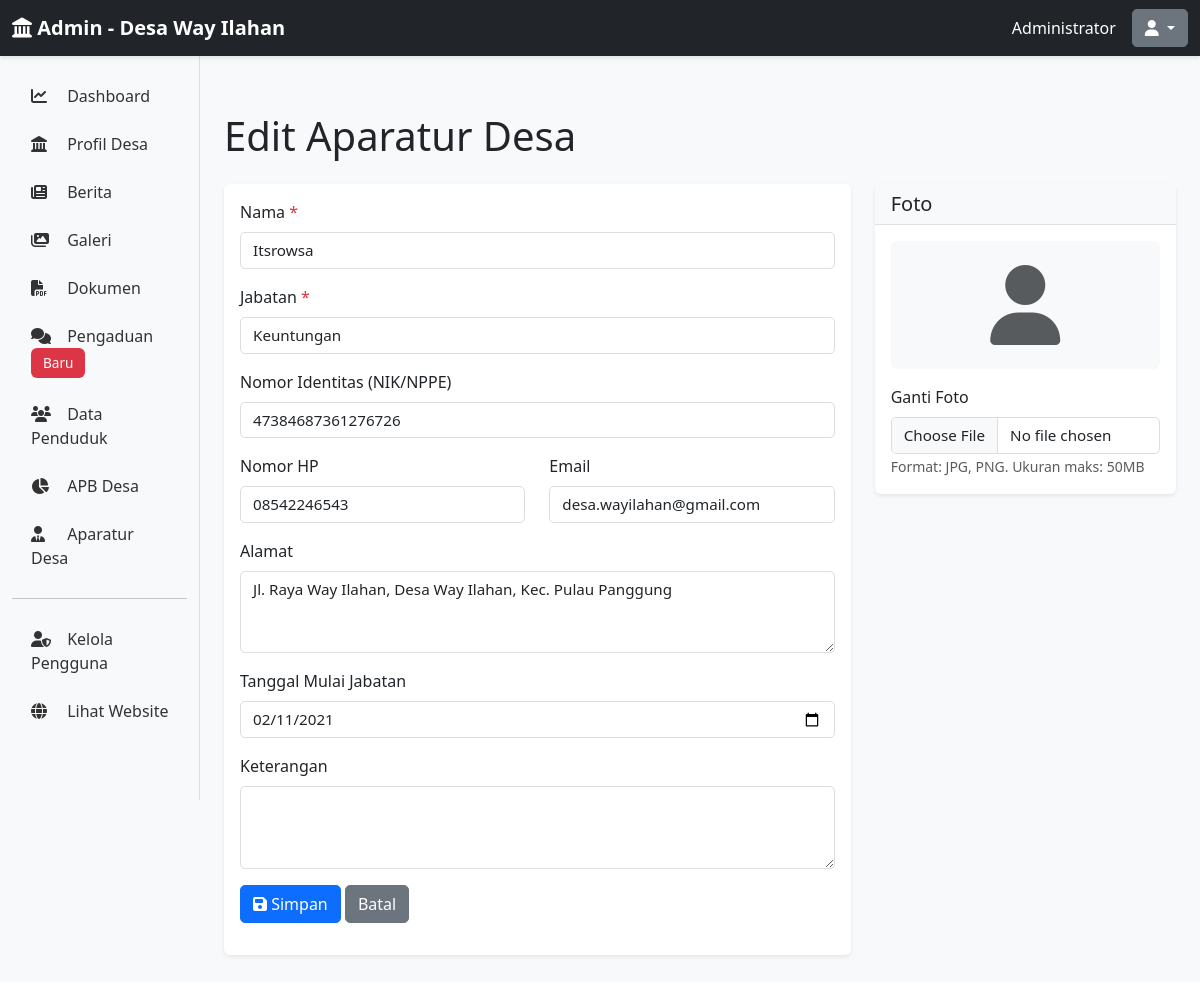
The page /admin/aparatur/5/edit (signed in) on the database its author committed.
### app/models.py (models this page shows, shortened)
class Admin(UserMixin, db.Model):
    id = db.Column(db.Integer, primary_key=True)
    username = db.Column(db.String(80), unique=True, nullable=False, index=True)
    email = db.Column(db.String(120), unique=True, nullable=False, index=True)
    password_hash = db.Column(db.String(255), nullable=False)
    full_name = db.Column(db.String(120), nullable=False)
    is_active = db.Column(db.Boolean, default=True)
    created_at = db.Column(db.DateTime, default=datetime.utcnow)
    last_login = db.Column(db.DateTime)

class AparaturDesa(db.Model):
    id = db.Column(db.Integer, primary_key=True)
    nama = db.Column(db.String(120), nullable=False)
    jabatan = db.Column(db.String(100), nullable=False)
    nomor_identitas = db.Column(db.String(50))
    alamat = db.Column(db.Text)
    nomor_hp = db.Column(db.String(20))
    email = db.Column(db.String(120))
    foto = db.Column(db.String(255))
    tanggal_mulai_jabatan = db.Column(db.Date)
    keterangan = db.Column(db.Text)

### app/routes.py (the view, shortened to what this page needs)
@admin_bp.route('/aparatur/<int:id>/edit', methods=['GET', 'POST'])
@login_required
def edit_aparatur(id):
    aparatur = AparaturDesa.query.get_or_404(id)
    return render_template('admin/aparatur/form.html', aparatur=aparatur, action='Edit')

### app/templates/admin/aparatur/form.html (shortened to what this page needs)
{% extends "admin/base.html" %}
{% block content %}
<h1 class="mt-4 mb-4">{{ action }} Aparatur Desa</h1>
<div class="row">
    <div class="col-lg-8">
        <form method="POST" enctype="multipart/form-data">
            <div class="card">
                <div class="card-body">
                    <div class="mb-3">
                        <label for="nama" class="form-label">Nama <span class="text-danger">*</span></label>
                        <input type="text" class="form-control" id="nama" name="nama" value="{{ form_data.get('nama') if form_data else (aparatur.nama if aparatur else '') }}" required>
                    </div>
                    <div class="mb-3">
                        <label for="jabatan" class="form-label">Jabatan <span class="text-danger">*</span></label>
                        <input type="text" class="form-control" id="jabatan" name="jabatan" value="{{ form_data.get('jabatan') if form_data else (aparatur.jabatan if aparatur else '') }}" required>
                    </div>
                    <div class="mb-3">
                        <label for="nomor_identitas" class="form-label">Nomor Identitas (NIK/NPPE)</label>
                        <input type="text" class="form-control" id="nomor_identitas" name="nomor_identitas" value="{{ form_data.get('nomor_identitas') if form_data else (aparatur.nomor_identitas if aparatur else '') }}">
                    </div>
                    <div class="row">
                        <div class="col-md-6 mb-3">
                            <label for="nomor_hp" class="form-label">Nomor HP</label>
                            <input type="tel" class="form-control" id="nomor_hp" name="nomor_hp" value="{{ form_data.get('nomor_hp') if form_data else (aparatur.nomor_hp if aparatur else '') }}">
                        </div>
                        <div class="col-md-6 mb-3">
                            <label for="email" class="form-label">Email</label>
                            <input type="email" class="form-control" id="email" name="email" value="{{ form_data.get('email') if form_data else (aparatur.email if aparatur else '') }}">
                        </div>
                    </div>
                    <div class="mb-3">
                        <label for="alamat" class="form-label">Alamat</label>
                        <textarea class="form-control" id="alamat" name="alamat" rows="3">{{ form_data.get('alamat') if form_data else (aparatur.alamat if aparatur else '') }}</textarea>
                    </div>
                    <div class="mb-3">
                        <label for="tanggal_mulai_jabatan" class="form-label">Tanggal Mulai Jabatan</label>
                        <input type="date" class="form-control" id="tanggal_mulai_jabatan" name="tanggal_mulai_jabatan" value="{{ form_data.get('tanggal_mulai_jabatan') if form_data else (aparatur.tanggal_mulai_jabatan.strftime('%Y-%m-%d') if aparatur and aparatur.tanggal_mulai_jabatan else '') }}">
                    </div>
                    <div class="mb-3">
                        <label for="keterangan" class="form-label">Keterangan</label>
                        <textarea class="form-control" id="keterangan" name="keterangan" rows="3">{{ form_data.get('keterangan') if form_data else (aparatur.keterangan if aparatur else '') }}</textarea>
                    </div>
                    <div class="mb-3">
                        <button type="submit" class="btn btn-primary">
                            <i class="fas fa-save"></i> Simpan
                        </button>
                        <a href="{{ url_for('admin.kelola_aparatur') }}" class="btn btn-secondary">Batal</a>
                    </div>
                </div>
            </div>
        </form>
    </div>
    <div class="col-lg-4">
        <div class="card">
            <div class="card-header">
                <h5 class="mb-0">Foto</h5>
            </div>
            <div class="card-body">
                {% if aparatur and aparatur.foto %}
                <img src="{{ url_for('static', filename='uploads/' + aparatur.foto) }}" class="img-fluid rounded mb-3" alt="{{ aparatur.nama }}">
                <p class="small text-muted">Foto saat ini: {{ aparatur.foto }}</p>
                {% else %}
                <div class="bg-light p-4 rounded text-center mb-3">
                    <i class="fas fa-user fa-5x text-muted"></i>
                </div>
                {% endif %}
                <label for="foto" class="form-label">Ganti Foto</label>
                <input type="file" class="form-control" id="foto" name="foto" accept="image/*">
                <small class="text-muted">Format: JPG, PNG. Ukuran maks: 50MB</small>
            </div>
        </div>
    </div>
</div>
{% endblock %}

### app/templates/admin/base.html (shortened to what this page needs)
<!DOCTYPE html>
<html lang="id">
<head>
    <link href="https://cdn.jsdelivr.net/npm/bootstrap@5.3.0/dist/css/bootstrap.min.css" rel="stylesheet">
    <link rel="stylesheet" href="https://cdnjs.cloudflare.com/ajax/libs/font-awesome/6.4.0/css/all.min.css">
    <link rel="stylesheet" href="{{ url_for('static', filename='css/admin.css') }}">
</head>
<body>
    <nav class="navbar navbar-dark bg-dark sticky-top">
        <div class="container-fluid">
            <a class="navbar-brand" href="{{ url_for('admin.dashboard') }}">
                <i class="fas fa-landmark"></i> <strong>Admin - Desa Way Ilahan</strong>
            </a>
            <div class="d-flex align-items-center">
                <span class="text-white me-3">{{ current_user.full_name }}</span>
                <div class="dropdown">
                    <button class="btn btn-secondary dropdown-toggle" type="button" data-bs-toggle="dropdown">
                        <i class="fas fa-user"></i>
                    </button>
                </div>
            </div>
        </div>
    </nav>
    <div class="container-fluid">
        <div class="row">
            <nav class="col-md-2 d-md-block bg-light sidebar">
                <div class="position-sticky pt-3">
                    <ul class="nav flex-column">
                        <li class="nav-item">
                            <a class="nav-link" href="{{ url_for('admin.dashboard') }}">
                                <i class="fas fa-chart-line"></i> Dashboard
                            </a>
                        </li>
                        <li class="nav-item">
                            <a class="nav-link" href="{{ url_for('admin.edit_profil_desa') }}">
                                <i class="fas fa-landmark"></i> Profil Desa
                            </a>
                        </li>
                        <li class="nav-item">
                            <a class="nav-link" href="{{ url_for('admin.kelola_berita') }}">
                                <i class="fas fa-newspaper"></i> Berita
                            </a>
                        </li>
                        <li class="nav-item">
                            <a class="nav-link" href="{{ url_for('admin.kelola_galeri') }}">
                                <i class="fas fa-images"></i> Galeri
                            </a>
                        </li>
                        <li class="nav-item">
                            <a class="nav-link" href="{{ url_for('admin.kelola_dokumen') }}">
                                <i class="fas fa-file-pdf"></i> Dokumen
                            </a>
                        </li>
                        <li class="nav-item">
                            <a class="nav-link" href="{{ url_for('admin.kelola_pengaduan') }}">
                                <i class="fas fa-comments"></i> Pengaduan <span class="badge bg-danger">Baru</span>
                            </a>
                        </li>
                        <li class="nav-item">
                            <a class="nav-link" href="{{ url_for('admin.kelola_penduduk') }}">
                                <i class="fas fa-users"></i> Data Penduduk
                            </a>
                        </li>
                        <li class="nav-item">
                            <a class="nav-link" href="{{ url_for('admin.kelola_apb') }}">
                                <i class="fas fa-chart-pie"></i> APB Desa
                            </a>
                        </li>
                        <li class="nav-item">
                            <a class="nav-link" href="{{ url_for('admin.kelola_aparatur') }}">
                                <i class="fas fa-user-tie"></i> Aparatur Desa
                            </a>
                        </li>
                        <hr>
                        <li class="nav-item">
                            <a class="nav-link" href="{{ url_for('admin.kelola_pengguna') }}">
                                <i class="fas fa-user-shield"></i> Kelola Pengguna
                            </a>
                        </li>
                        <li class="nav-item">
                            <a class="nav-link" href="{{ url_for('public.index') }}">
                                <i class="fas fa-globe"></i> Lihat Website
                            </a>
                        </li>
                    </ul>
                </div>
            </nav>
            <main class="col-md-10 ms-sm-auto px-md-4">
                {% block content %}{% endblock %}
            </main>
        </div>
    </div>
</body>
</html>

### app/static/css/admin.css (style rules this page uses)
:root { --primary-color: #0d6efd; --sidebar-bg: #f8f9fa; --sidebar-border: #ddd; }
body { font-family: 'Segoe UI', Tahoma, Geneva, Verdana, sans-serif; background-color: #f8f9fa; }
.sidebar { height: calc(100vh - 56px); border-right: 1px solid var(--sidebar-border); overflow-y: auto; position: sticky; top: 56px; }
.sidebar .nav-link { color: #333; border-left: 3px solid transparent; transition: all 0.3s ease; padding: 0.75rem 1rem; }
.sidebar .nav-link i { width: 1.5rem; margin-right: 0.5rem; }
main { padding-top: 2rem; padding-bottom: 2rem; }
.navbar-dark { box-shadow: 0 2px 4px rgba(0, 0, 0, 0.1); }
.card { border: none; box-shadow: 0 2px 4px rgba(0, 0, 0, 0.08); margin-bottom: 1.5rem; transition: box-shadow 0.3s ease; }
.card-header { background-color: #f8f9fa; border-bottom: 1px solid #dee2e6; font-weight: 600; }
.badge { padding: 0.5rem 0.75rem; font-size: 0.85rem; font-weight: 500; }
.btn { border-radius: 5px; font-weight: 500; transition: all 0.3s ease; }
.btn-primary { background-color: var(--primary-color); border-color: var(--primary-color); }
.form-control, .form-select { border-radius: 5px; border: 1px solid #ddd; font-size: 0.95rem; }
.form-label { font-weight: 500; margin-bottom: 0.5rem; }

### rows shown on the page
Admin: full_name "Administrator"
AparaturDesa: nama "Itsrowsa", jabatan "Keuntungan", nomor_identitas "47384687361276726", nomor_hp "08542246543", email "desa.wayilahan@gmail.com", alamat "Jl. Raya Way Ilahan, Desa Way Ilahan, Kec. Pulau Panggung", tanggal_mulai_jabatan "02/11/2021"

### other values the page prints
{{ action }} "Edit"
